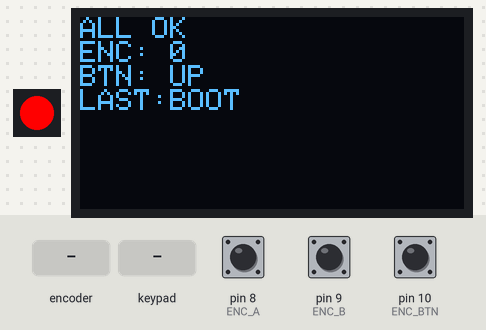
Bench run of a sketch on a simulated Arduino Uno, built for the host (arithmetic inside an expression is 32-bit, double 64-bit). On the bench: 1 RGB LEDs in strip order, left to right, 128×64 one-colour display. Wiring (inferred from the names in the program): 3×3 keypad with keys 1 2 3 4 5 6 7 8 9 (labels assumed): rows pin 2, pin 3, pin 4; columns pin 5, pin 6, pin 7. The inputs (shaded band) are chosen by the test bench; at power-on: pin 10 (ENC_BTN) HIGH, pin 8 (ENC_A) HIGH, pin 9 (ENC_B) HIGH. What the sketch prints to the serial monitor is not drawn.

Above: at 1.7 s.
1.8 s: pin 10 (ENC_BTN) pulled LOW for 0.15 s
At 3.2 s:
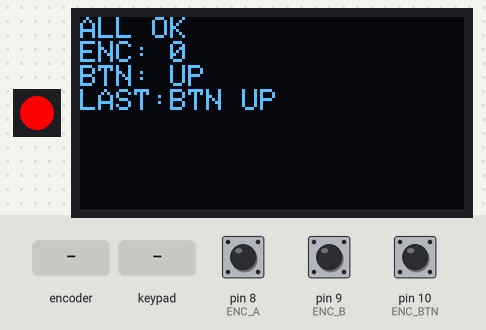
3.5 s: rotary encoder on pin 8 (ENC_A) / pin 9 (ENC_B) turned 3 steps (first pin leading)
At 4.3 s:
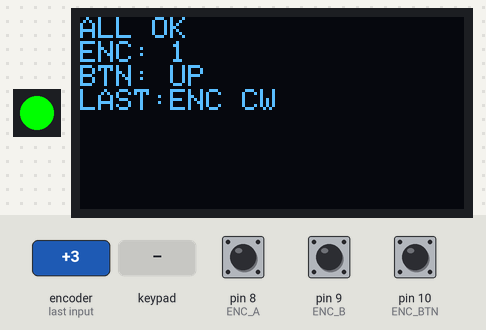
5.6 s: keypad keys 2 3 4 pressed 0.4 s apart
At 7.2 s:
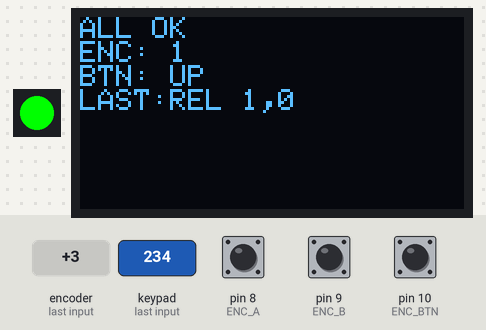
8.3 s: pin 10 (ENC_BTN) pulled LOW for 1 s
At 10.4 s:
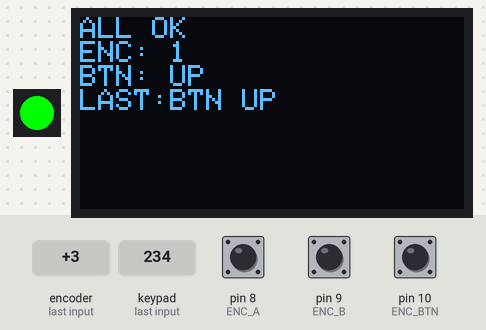
10.8 s: rotary encoder on pin 8 (ENC_A) / pin 9 (ENC_B) turned 1 step (first pin leading)
At 12.0 s:
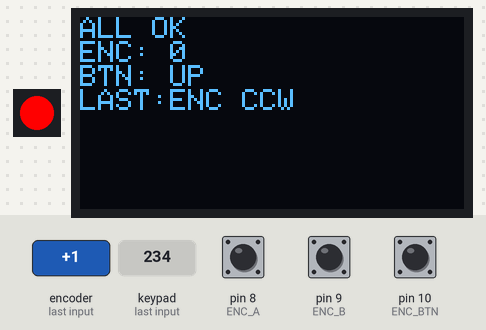
12.5 s: key '1' pressed
At 13.1 s:
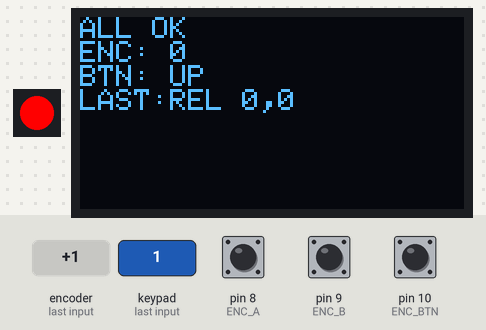
Timing chart, 0 to 15.2 s (numbered marks = the images above; inputs shaded):
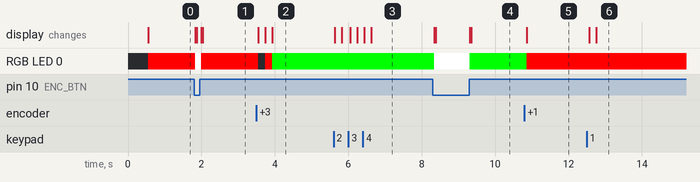

Measured:
- after the input at 1.8 s, RGB LED 0: RGB(255, 0, 0) → RGB(255, 255, 255) at once, → RGB(255, 0, 0) 0.16 s later
- after the input at 3.5 s, RGB LED 0: RGB(255, 0, 0) → off after 0.05 s, → RGB(255, 0, 0) 0.19 s later, → RGB(0, 255, 0) 0.19 s later; the display: first changes after 0.05 s (image 2 shows a later state)
- after the input at 5.6 s, the display: first changes at once (image 3 shows a later state)
- after the input at 8.3 s, RGB LED 0: RGB(0, 255, 0) → RGB(255, 255, 255) at once, → RGB(0, 255, 0) 0.96 s later
- after the input at 10.8 s, RGB LED 0: RGB(0, 255, 0) → RGB(255, 0, 0) after 0.07 s; the display: changes after 0.07 s (image 5)
- after the input at 12.5 s, the display: first changes after 0.07 s (image 6 shows a later state)

The sketch:

working_hardware_verified.ino
```cpp
#include <Wire.h>
#include <Adafruit_GFX.h>
#include <Adafruit_SSD1306.h>
#include <Adafruit_NeoPixel.h>

// =========================
// PIN CONFIG
// =========================
#define SDA_PIN 0
#define SCL_PIN 1

#define RGB_PIN 13
#define NUM_PIXELS 1

const uint8_t ROWS = 3;
const uint8_t COLS = 3;

const uint8_t rowPins[ROWS] = {2, 3, 4};
const uint8_t colPins[COLS] = {5, 6, 7};

const uint8_t ENC_A = 8;
const uint8_t ENC_B = 9;
const uint8_t ENC_BTN = 10;

// =========================
// DISPLAY
// =========================
#define SCREEN_WIDTH 128
#define SCREEN_HEIGHT 64
#define OLED_ADDR 0x3C

Adafruit_SSD1306 display(SCREEN_WIDTH, SCREEN_HEIGHT, &Wire, -1);
Adafruit_NeoPixel pixels(NUM_PIXELS, RGB_PIN, NEO_GRB + NEO_KHZ800);

// =========================
// STATE
// =========================
bool lastMatrix[ROWS][COLS];
int lastA = HIGH;
int lastBtn = HIGH;
long encPos = 0;
String lastEvent = "BOOT";

void setRgbMode(long pos) {
int mode = ((pos % 4) + 4) % 4;

if (mode == 0) {
pixels.setPixelColor(0, pixels.Color(255, 0, 0));
} else if (mode == 1) {
pixels.setPixelColor(0, pixels.Color(0, 255, 0));
} else if (mode == 2) {
pixels.setPixelColor(0, pixels.Color(0, 0, 255));
} else {
pixels.setPixelColor(0, pixels.Color(0, 0, 0));
}
pixels.show();
}

void updateDisplay() {
display.clearDisplay();
display.setCursor(0, 0);
display.println("ALL OK");
display.print("ENC: ");
display.println(encPos);
display.print("BTN: ");
display.println(digitalRead(ENC_BTN) == LOW ? "DOWN" : "UP");
display.print("LAST:");
display.println(lastEvent);
display.display();
}

void setup() {
Serial.begin(115200);
delay(500);
Serial.println("ALL-IN-ONE TEST START");

// RGB
pixels.begin();
pixels.clear();
pixels.show();

// Display
Wire.setSDA(SDA_PIN);
Wire.setSCL(SCL_PIN);
Wire.begin();

if (!display.begin(SSD1306_SWITCHCAPVCC, OLED_ADDR)) {
Serial.println("SSD1306 init failed");
while (1) delay(10);
}

display.clearDisplay();
display.setTextSize(1);
display.setTextColor(SSD1306_WHITE);

// Matrix
for (uint8_t r = 0; r < ROWS; r++) {
pinMode(rowPins[r], OUTPUT);
digitalWrite(rowPins[r], LOW);
}

for (uint8_t c = 0; c < COLS; c++) {
pinMode(colPins[c], INPUT_PULLDOWN);
}

for (uint8_t r = 0; r < ROWS; r++) {
for (uint8_t c = 0; c < COLS; c++) {
lastMatrix[r][c] = false;
}
}

// Encoder
pinMode(ENC_A, INPUT_PULLUP);
pinMode(ENC_B, INPUT_PULLUP);
pinMode(ENC_BTN, INPUT_PULLUP);

lastA = digitalRead(ENC_A);
lastBtn = digitalRead(ENC_BTN);

setRgbMode(0);
updateDisplay();
}

void loop() {
// =========================
// MATRIX
// =========================
bool currentMatrix[ROWS][COLS] = {false};

for (uint8_t r = 0; r < ROWS; r++) {
digitalWrite(rowPins[r], HIGH);
delayMicroseconds(500);

for (uint8_t c = 0; c < COLS; c++) {
  currentMatrix[r][c] = digitalRead(colPins[c]);
}

digitalWrite(rowPins[r], LOW);

}

for (uint8_t r = 0; r < ROWS; r++) {
for (uint8_t c = 0; c < COLS; c++) {
if (currentMatrix[r][c] != lastMatrix[r][c]) {
if (currentMatrix[r][c]) {
Serial.print("PRESS  r=");
Serial.print(r);
Serial.print(" c=");
Serial.println(c);
lastEvent = "KEY " + String(r) + "," + String(c);
} else {
Serial.print("RELEASE r=");
Serial.print(r);
Serial.print(" c=");
Serial.println(c);
lastEvent = "REL " + String(r) + "," + String(c);
}
lastMatrix[r][c] = currentMatrix[r][c];
}
}
}

// =========================
// ENCODER
// =========================
int a = digitalRead(ENC_A);
int b = digitalRead(ENC_B);

if (a != lastA) {
if (a == LOW) {
if (b == HIGH) {
encPos++;
Serial.print("ENC CW  pos=");
Serial.println(encPos);
lastEvent = "ENC CW";
} else {
encPos--;
Serial.print("ENC CCW pos=");
Serial.println(encPos);
lastEvent = "ENC CCW";
}
setRgbMode(encPos);
}
lastA = a;
}

// =========================
// BUTTON
// =========================
int btn = digitalRead(ENC_BTN);
if (btn != lastBtn) {
if (btn == LOW) {
Serial.println("BTN DOWN");
lastEvent = "BTN DOWN";
pixels.setPixelColor(0, pixels.Color(255, 255, 255));
pixels.show();
} else {
Serial.println("BTN UP");
lastEvent = "BTN UP";
setRgbMode(encPos);
}
lastBtn = btn;
delay(20);
}

updateDisplay();
delay(20);
}
```
